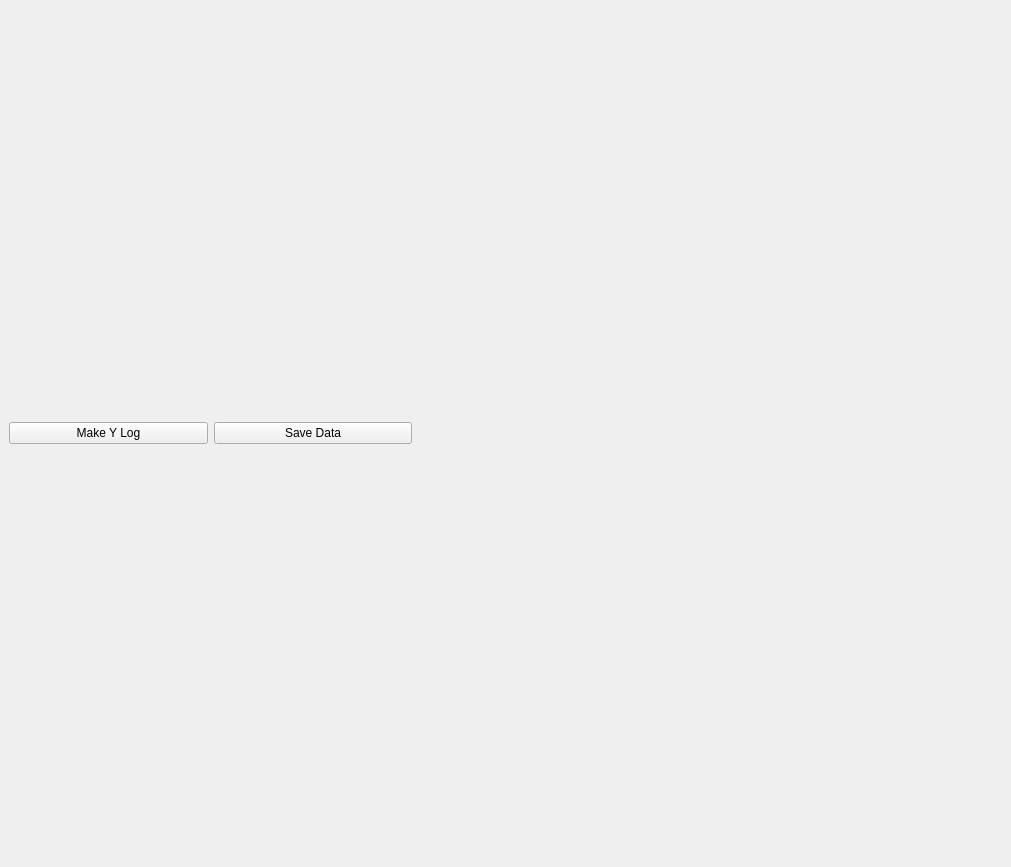
<?xml version="1.0" encoding="UTF-8"?>
<ui version="4.0">
 <class>window</class>
 <widget class="QWidget" name="window">
  <property name="geometry">
   <rect>
    <x>0</x>
    <y>0</y>
    <width>1011</width>
    <height>867</height>
   </rect>
  </property>
  <property name="windowTitle">
   <string>Form</string>
  </property>
  <widget class="QWidget" name="verticalLayoutWidget_2">
   <property name="geometry">
    <rect>
     <x>9</x>
     <y>9</y>
     <width>403</width>
     <height>849</height>
    </rect>
   </property>
   <layout class="QVBoxLayout" name="verticalLayout_3">
    <item>
     <layout class="QHBoxLayout" name="horizontalLayout_2">
      <item>
       <layout class="QVBoxLayout" name="verticalLayout_5">
        <item>
         <widget class="QPushButton" name="y_log_button">
          <property name="text">
           <string>Make Y Log</string>
          </property>
         </widget>
        </item>
       </layout>
      </item>
      <item>
       <layout class="QVBoxLayout" name="verticalLayout_2">
        <item>
         <widget class="QPushButton" name="save_button">
          <property name="text">
           <string>Save Data</string>
          </property>
         </widget>
        </item>
       </layout>
      </item>
      <item>
       <layout class="QVBoxLayout" name="verticalLayout_6"/>
      </item>
      <item>
       <layout class="QVBoxLayout" name="verticalLayout_7"/>
      </item>
     </layout>
    </item>
    <item>
     <layout class="QGridLayout" name="plot_layout"/>
    </item>
    <item>
     <layout class="QGridLayout" name="toolbar_layout">
      <property name="rightMargin">
       <number>0</number>
      </property>
     </layout>
    </item>
   </layout>
  </widget>
 </widget>
 <resources/>
 <connections/>
</ui>
